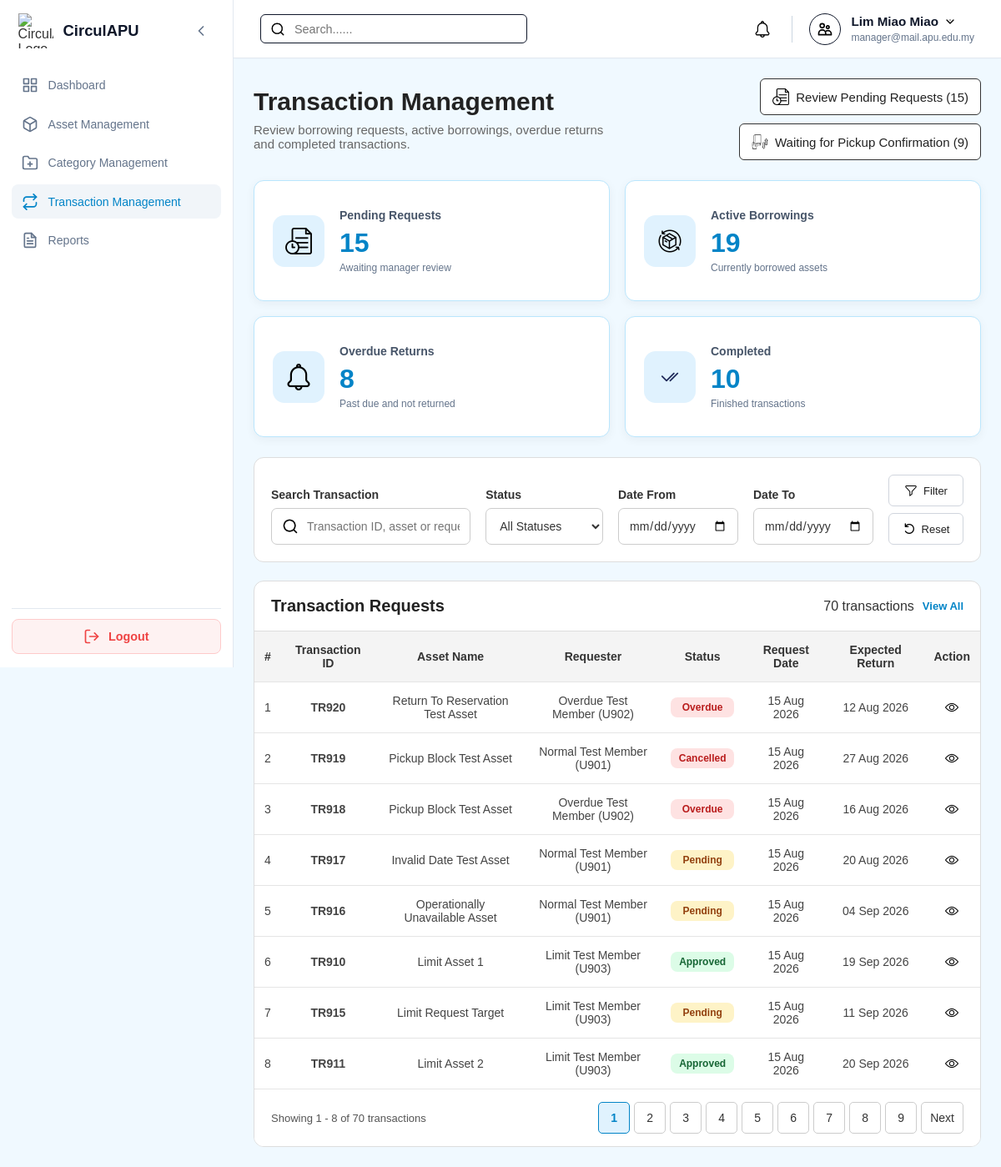
The app's page /Manager/manager_transactions.php (signed in) with its own data.
### tables this page shows
CREATE TABLE `transactionrequests` (
  `transactionID` varchar(10) NOT NULL,
  `assetID` varchar(10) NOT NULL,
  `requesterID` varchar(10) NOT NULL,
  `requestDate` timestamp NOT NULL DEFAULT current_timestamp(),
  `requestStatus` enum('Pending','Approved','In Progress','Completed','Cancelled','Rejected','Overdue') NOT NULL DEFAULT 'Pending',
  `managerRemark` varchar(255) DEFAULT NULL,
  `decisionDate` timestamp NULL DEFAULT NULL,
  `requestMessage` varchar(255) DEFAULT NULL
);

CREATE TABLE `assets` (
  `assetID` varchar(10) NOT NULL,
  `ownerID` varchar(10) NOT NULL,
  `categoryID` varchar(10) NOT NULL,
  `assetName` varchar(150) NOT NULL,
  `description` varchar(255) DEFAULT NULL,
  `assetCondition` enum('New','Like New','Good','Fair','Poor') NOT NULL,
  `imageURL` varchar(255) DEFAULT NULL,
  `availabilityStatus` enum('Available','Reserved','Borrowed','Unavailable') NOT NULL,
  `listingStatus` enum('Draft','Pending Review','Ready for Verification','Approved','Published','Rejected','Removed') NOT NULL,
  `createdDate` timestamp NOT NULL DEFAULT current_timestamp(),
  `updatedDate` timestamp NULL DEFAULT NULL ON UPDATE current_timestamp(),
  `verificationStatus` enum('Pending','Approved','Rejected') NOT NULL
);

CREATE TABLE `user` (
  `userID` varchar(10) NOT NULL,
  `name` varchar(100) NOT NULL,
  `email` varchar(100) NOT NULL,
  `password` varchar(255) NOT NULL,
  `role` enum('Member','Auditor','Manager','Admin') NOT NULL DEFAULT 'Member',
  `status` enum('Active','Suspended','Deleted') NOT NULL DEFAULT 'Active',
  `ecopoint` int(11) NOT NULL DEFAULT 0,
  `dateCreated` timestamp NOT NULL DEFAULT current_timestamp()
);

### Manager/manager_transactions.php (the view, shortened to what this page needs)
<?php
require_once '../db.php';
function e($v): string { return htmlspecialchars((string)$v, ENT_QUOTES, 'UTF-8'); }
function showDate($v): string { return $v && strtotime($v) ? date('d M Y', strtotime($v)) : '-'; }
function pickupPriority($pickup,string $requestStatus): array {
    if($requestStatus!=='Pending'||!$pickup||!strtotime($pickup))return ['', ''];
    return ['', ''];
}
function pageURL($p): string {
    $q = $_GET; $q['page'] = $p;
    return 'manager_transactions.php?' . http_build_query($q);
}
function viewAllURL(bool $viewAll): string {
    $q=$_GET; unset($q['page']);
    if($viewAll) unset($q['viewAll']); else $q['viewAll']='1';
    $query=http_build_query($q);
    return 'manager_transactions.php'.($query?'?'.$query:'');
}
$search = trim($_GET['search'] ?? '');
$status = trim($_GET['requestStatus'] ?? '');
$dateFrom = trim($_GET['dateFrom'] ?? '');
$dateTo = trim($_GET['dateTo'] ?? '');
$activeOnly = ($_GET['active'] ?? '') === '1';
$activeTransaction = ($_GET['activeTransaction'] ?? '') === '1';
$pickupOnly = ($_GET['pickup'] ?? '') === '1';
$viewAll = ($_GET['viewAll'] ?? '') === '1';
$transactions=[];$nextPending=$nextPickup='';
$stats=['pending'=>0,'urgent'=>0,'pickup'=>0,'active'=>0,'overdue'=>0,'completed'=>0];
$error='';
$perPage = $viewAll ? 100000 : 8;
$page = max(1, (int)($_GET['page'] ?? 1));
$total = $offset = 0; $totalPages = 1;
try {
    $conn->set_charset('utf8mb4');
    $row = $conn->query("
        SELECT
            (SELECT COUNT(*) FROM transactionrequests WHERE requestStatus='Pending') pending,
            (SELECT COUNT(DISTINCT t.transactionID) FROM transactionrequests t
             JOIN borrowings b ON b.transactionID=t.transactionID
             WHERE t.requestStatus='Pending' AND DATE(b.borrowDate)=CURDATE()) urgent,
            (SELECT COUNT(*) FROM transactionrequests t
             JOIN borrowings b ON b.transactionID=t.transactionID
             JOIN assets a ON a.assetID=t.assetID
             WHERE t.requestStatus='Approved'
             AND b.actualReturnDate IS NULL
             AND b.borrowingStatus='Approved'
             AND CURDATE() BETWEEN DATE(b.borrowDate) AND DATE(b.expectedReturnDate)
             AND a.availabilityStatus<>'Unavailable'
) pickup,
            (SELECT COUNT(*) FROM borrowings
             WHERE actualReturnDate IS NULL AND borrowingStatus IN ('Borrowed','Active','Overdue')) active,
            (SELECT COUNT(*) FROM borrowings
             WHERE DATE(expectedReturnDate)<CURDATE() AND actualReturnDate IS NULL
             AND borrowingStatus IN ('Borrowed','Active','Overdue')) overdue,
            (SELECT COUNT(*) FROM transactionrequests WHERE requestStatus='Completed') completed,
            (SELECT t.transactionID
             FROM transactionrequests t
             LEFT JOIN borrowings b ON b.transactionID=t.transactionID
             WHERE t.requestStatus='Pending'
             ORDER BY CASE
                 WHEN DATE(b.borrowDate)=CURDATE() THEN 0
                 WHEN DATE(b.borrowDate)=DATE_ADD(CURDATE(),INTERVAL 1 DAY) THEN 1
                 WHEN DATE(b.borrowDate)>CURDATE() THEN 2
                 ELSE 3
             END,
             CASE WHEN DATE(b.borrowDate)>=CURDATE() THEN DATE(b.borrowDate) END ASC,
             t.requestDate ASC
             LIMIT 1) nextPending,
            (SELECT t.transactionID
             FROM transactionrequests t
             JOIN borrowings b ON b.transactionID=t.transactionID
             JOIN assets a ON a.assetID=t.assetID
             WHERE t.requestStatus='Approved'
             AND b.actualReturnDate IS NULL
             AND b.borrowingStatus='Approved'
             AND CURDATE() BETWEEN DATE(b.borrowDate) AND DATE(b.expectedReturnDate)
             AND a.availabilityStatus<>'Unavailable'
             ORDER BY DATE(b.borrowDate) ASC,t.requestDate ASC
             LIMIT 1) nextPickup
    ")->fetch_assoc();
    foreach ($stats as $k => $v) $stats[$k]=(int)($row[$k]??0);
    $nextPending=$row['nextPending']??'';
    $nextPickup=$row['nextPickup']??'';
    $where = []; $params = []; $types = '';
    $overdueSQL = "EXISTS(
        SELECT 1 FROM borrowings b
        WHERE b.transactionID=t.transactionID
        AND DATE(b.expectedReturnDate)<CURDATE()
        AND b.actualReturnDate IS NULL
        AND b.borrowingStatus IN ('Borrowed','Active','Overdue')
    )";
    $whereSQL = $where ? 'WHERE ' . implode(' AND ', $where) : '';
    if (!$error) {
        $stmt = $conn->prepare("SELECT COUNT(*) total
            FROM transactionrequests t
            JOIN assets a ON t.assetID=a.assetID
            JOIN user u ON t.requesterID=u.userID
            $whereSQL");
        $stmt->execute(); $total = (int)$stmt->get_result()->fetch_assoc()['total']; $stmt->close();
        $totalPages = max(1, (int)ceil($total / $perPage));
        $page = min($page, $totalPages); $offset = ($page - 1) * $perPage;
        $order=$pickupOnly?'pickupDate ASC,t.requestDate ASC':($status==='Pending'?"CASE WHEN DATE(pickupDate)=CURDATE() THEN 0 WHEN DATE(pickupDate)=DATE_ADD(CURDATE(),INTERVAL 1 DAY) THEN 1 WHEN DATE(pickupDate)>CURDATE() THEN 2 ELSE 3 END, CASE WHEN DATE(pickupDate)>=CURDATE() THEN DATE(pickupDate) END ASC, t.requestDate ASC":'t.requestDate DESC');
        $stmt = $conn->prepare("
            SELECT t.transactionID,t.requestDate,t.requestStatus,a.assetName,
                   u.userID requesterID,u.name requesterName,
                   (SELECT MAX(b.borrowDate) FROM borrowings b WHERE b.transactionID=t.transactionID) pickupDate,
                   (SELECT MAX(b.expectedReturnDate) FROM borrowings b WHERE b.transactionID=t.transactionID) dueDate,
                   $overdueSQL isOverdue
            FROM transactionrequests t
            JOIN assets a ON t.assetID=a.assetID
            JOIN user u ON t.requesterID=u.userID
            $whereSQL
            ORDER BY $order LIMIT ? OFFSET ?
        ");
        $list = [...$params, $perPage, $offset];
        $stmt->bind_param($types . 'ii', ...$list);
        $stmt->execute(); $transactions = $stmt->get_result()->fetch_all(MYSQLI_ASSOC); $stmt->close();
    }
} catch (Throwable $ex) {
    error_log($ex->getMessage());
    $error = 'Unable to load transaction records. Please try again.';
}
$start = $total ? $offset + 1 : 0;
$end = min($offset + $perPage, $total);
$listTitle=$pickupOnly?'Waiting for Pickup Confirmation':($status==='Pending'?'Pending Requests':'Transaction Requests');
$resetURL=$pickupOnly?'manager_transactions.php?pickup=1':($status==='Pending'?'manager_transactions.php?requestStatus=Pending':'manager_transactions.php');
$back=http_build_query(array_filter([
    'search'=>$search,'requestStatus'=>$status,'dateFrom'=>$dateFrom,'dateTo'=>$dateTo,
    'active'=>$activeOnly?'1':'','activeTransaction'=>$activeTransaction?'1':'',
    'pickup'=>$pickupOnly?'1':'','viewAll'=>$viewAll?'1':'','page'=>$page
],fn($v)=>$v!==''&&$v!==1));
$backParam=$back?'&back='.rawurlencode($back):'';
?>
<!DOCTYPE html>
<html lang="en">
<head>
<link rel="stylesheet" href="../style.css"><link rel="stylesheet" href="manager_style.css?v=<?=filemtime(__DIR__.'/manager_style.css')?>"><link rel="stylesheet" href="manager_mobile.css">
</head>
<body class="role-manager">
<div class="dashboard-container">
<?php include '../sidebar.php'; ?><div class="main-content"><?php include '../header.php'; ?>
<main class="page-body">
<section class="management-heading management-heading-action">
<div class="management-heading-text">
<h1>Transaction Management</h1>
<p>Review borrowing requests, active borrowings, overdue returns and completed transactions.</p>
</div>
<?php if($nextPending||$nextPickup):?>
<div class="transaction-heading-actions">
<?php if($nextPending):?>
<a href="manager_transaction_view.php?transactionID=<?=e($nextPending)?>&from=pending" class="management-create-btn">
<img src="../assets/icons/pendingVerification.png" alt="">
<?=$stats['urgent']>0?'Review Urgent Requests ('.$stats['urgent'].')':'Review Pending Requests ('.$stats['pending'].')'?>
</a>
<?php endif;?>
<?php if($nextPickup):?>
<a href="manager_transactions.php?pickup=1" class="management-create-btn">
<img src="../assets/icons/borrowed-assets.png" alt="">
Waiting for Pickup Confirmation (<?=$stats['pickup']?>)
</a>
<?php endif;?>
</div>
<?php endif;?>
</section>
<section class="stats-grid">
<a href="manager_transactions.php?requestStatus=Pending" class="stat-card">
<div class="stat-icon"><img src="../assets/icons/pendingVerification.png" alt=""></div>
<div class="stat-content"><h3>Pending Requests</h3><strong class="stat-value"><?= $stats['pending'] ?></strong><p class="stat-description">Awaiting manager review</p></div>
</a>
<a href="manager_borrowed_assets.php" class="stat-card">
<div class="stat-icon"><img src="../assets/icons/active-transactions.png" alt=""></div>
<div class="stat-content"><h3>Active Borrowings</h3><strong class="stat-value"><?= $stats['active'] ?></strong><p class="stat-description">Currently borrowed assets</p></div>
</a>
<a href="manager_borrowed_assets.php?status=Overdue" class="stat-card">
<div class="stat-icon"><img src="../assets/icons/notification.png" alt=""></div>
<div class="stat-content"><h3>Overdue Returns</h3><strong class="stat-value"><?= $stats['overdue'] ?></strong><p class="stat-description">Past due and not returned</p></div>
</a>
<a href="manager_transactions.php?requestStatus=Completed" class="stat-card">
<div class="stat-icon"><img src="../assets/icons/mark_as_read.png" alt=""></div>
<div class="stat-content"><h3>Completed</h3><strong class="stat-value"><?= $stats['completed'] ?></strong><p class="stat-description">Finished transactions</p></div>
</a>
</section>
<?php if(!$transactions):?>
<div class="mobile-empty-card">No transaction requests found.</div>
<?php else:foreach($transactions as $t):
[$priorityLabel,$priorityClass]=pickupPriority($t['pickupDate'],$t['requestStatus']);?>
<?php endforeach;endif;?>
<section class="management-filter desktop-transaction-filter">
<form method="GET">
<div class="management-filter-group search">
<label for="search">Search Transaction</label>
<div class="management-search-input"><img src="../assets/icons/search.png" alt="">
<input id="search" name="search" value="<?= e($search) ?>" placeholder="Transaction ID, asset or requester"></div>
</div>
<?php if(!$pickupOnly):?>
<div class="management-filter-group">
<label for="requestStatus">Status</label>
<select id="requestStatus" name="requestStatus">
<option value="">All Statuses</option>
</select>
</div>
<?php endif;?>
<div class="management-filter-group"><label for="dateFrom"><?=$pickupOnly?'Pickup From':'Date From'?></label><input type="date" id="dateFrom" name="dateFrom" value="<?= e($dateFrom) ?>"></div>
<div class="management-filter-group"><label for="dateTo"><?=$pickupOnly?'Pickup To':'Date To'?></label><input type="date" id="dateTo" name="dateTo" value="<?= e($dateTo) ?>"></div>
<div class="management-filter-buttons">
<button type="submit" class="management-filter-btn"><img src="../assets/icons/filter.png" alt=""> Filter</button>
<a href="<?=e($resetURL)?>" class="management-reset-btn"><img src="../assets/icons/reset.png" alt=""> Reset</a>
</div>
</form>
</section>
<section class="management-list desktop-transaction-list">
<div class="management-list-header">
<h2><?=e($listTitle)?></h2>
<div class="transaction-list-meta">
<span><?= $total ?> transaction<?= $total===1?'':'s' ?></span>
<a href="<?=e(viewAllURL($viewAll))?>"><?=$viewAll?'Paginated View':'View All'?></a>
</div>
</div>
<div class="management-table-wrapper">
<table class="management-table">
<thead><tr><th>#</th><th>Transaction ID</th><th>Asset Name</th><th>Requester</th><th>Status</th><th><?=$pickupOnly||$status==='Pending'?'Pickup Date':'Request Date'?></th><th>Expected Return</th><th>Action</th></tr></thead>
<tbody>
<?php if (!$transactions): ?>
<tr><td colspan="8" class="management-empty-state">No transaction requests found.</td></tr>
<?php else: foreach ($transactions as $i => $t): $displayStatus=$pickupOnly?'Awaiting Pickup':($t['isOverdue']?'Overdue':$t['requestStatus']); [$priorityLabel,$priorityClass]=pickupPriority($t['pickupDate'],$t['requestStatus']); ?>
<tr>
<td><?= $offset + $i + 1 ?></td>
<td><strong><?= e($t['transactionID']) ?></strong></td>
<td><?= e($t['assetName']) ?></td>
<td><?= e($t['requesterName'] . ' (' . $t['requesterID'] . ')') ?></td>
<td><span class="status-badge" data-status="<?=e($displayStatus)?>"><?=e($displayStatus)?></span><?php if($priorityLabel):?><br><span class="request-priority <?=e($priorityClass)?>"><?=e($priorityLabel)?></span><?php endif;?></td>
<td><?= e(showDate(($pickupOnly||$status==='Pending')?$t['pickupDate']:$t['requestDate'])) ?></td>
<td><?= e(showDate($t['dueDate'])) ?></td>
<td>
<?php if($pickupOnly||$status==='Pending'):?>
<a href="manager_transaction_view.php?transactionID=<?=e($t['transactionID'])?>&from=<?=rawurlencode($pickupOnly?'pickup':$status)?><?=$backParam?>" class="queue-action-link"><?=$pickupOnly?'Confirm Pickup':'Review Request'?></a>
<?php else:?>
<a href="manager_transaction_view.php?transactionID=<?=e($t['transactionID'])?><?=$status?'&from='.rawurlencode($status):''?><?=$backParam?>" class="management-action-btn"
title="<?=$t['requestStatus']==='Pending'?'Review Transaction Request':'View Transaction Details'?>">
<img src="../assets/icons/view.png" alt="View"></a>
<?php endif;?>
</td>
</tr>
<?php endforeach; endif; ?>
</tbody>
</table>
</div>
<div class="management-table-footer">
<p>Showing <?= $start ?> - <?= $end ?> of <?= $total ?> transactions</p>
<?php if (!$viewAll && $totalPages > 1): ?>
<nav class="pagination">
<?php for ($p=1; $p<=$totalPages; $p++): ?><a href="<?= e(pageURL($p)) ?>" class="<?= $p === $page ? 'active' : '' ?>"><?= $p ?></a><?php endfor; ?>
<?php if ($page < $totalPages): ?><a href="<?= e(pageURL($page + 1)) ?>">Next</a><?php endif; ?>
</nav>
<?php endif; ?>
</div>
</section>
</main>
</div></div>
</body></html>

### Manager/manager_style.css (style rules this page uses)
.management-heading-action { display: flex; justify-content: space-between; align-items: center; gap: 20px; }
.management-heading-action .management-create-btn { flex-shrink: 0; }
.status-badge { display:inline-flex;align-items:center;justify-content:center; min-width:76px;padding:6px 10px;border-radius:8px; background:#f1f5f9;color:#475569;font-size:12px;font-weight:700;line-height:1;white-space:nowrap; }
.status-badge[data-status="Active"], .status-badge[data-status="Approved"], .status-badge[data-status="Completed"] { background:#dcfce7; color:#166534; }
.status-badge[data-status="Pending"] { background:#fef3c7; color:#92400e; }
.status-badge[data-status="Inactive"], .status-badge[data-status="Cancelled"], .status-badge[data-status="Overdue"] { background:#fee2e2; color:#b91c1c; }

### Manager/manager_transactions.php (style rules this page uses)
.transaction-list-meta { display:flex;align-items:center;gap:10px }
.transaction-list-meta a { color:var(--primary-color);font-size:13px;font-weight:600;text-decoration:none }
.transaction-heading-actions { display:flex;align-items:center;gap:10px;flex-wrap:wrap;justify-content:flex-end }

### records on screen
transactionrequests: i "1", transactionID "TR920", assetID.assetName "Return To Reservation Test Asset", requesterID.userID "Overdue Test Member (U902)", displayStatus "Overdue", requestDate "15 Aug 2026", dueDate "12 Aug 2026"
transactionrequests: i "2", transactionID "TR919", assetID.assetName "Pickup Block Test Asset", requesterID.userID "Normal Test Member (U901)", requestStatus "Cancelled", requestDate "15 Aug 2026", dueDate "27 Aug 2026"
transactionrequests: i "3", transactionID "TR918", assetID.assetName "Pickup Block Test Asset", requesterID.userID "Overdue Test Member (U902)", displayStatus "Overdue", requestDate "15 Aug 2026", dueDate "16 Aug 2026"
transactionrequests: i "4", transactionID "TR917", assetID.assetName "Invalid Date Test Asset", requesterID.userID "Normal Test Member (U901)", requestStatus "Pending", requestDate "15 Aug 2026", dueDate "20 Aug 2026"
transactionrequests: i "5", transactionID "TR916", assetID.assetName "Operationally Unavailable Asset", requesterID.userID "Normal Test Member (U901)", requestStatus "Pending", requestDate "15 Aug 2026", dueDate "04 Sep 2026"
transactionrequests: i "6", transactionID "TR910", assetID.assetName "Limit Asset 1", requesterID.userID "Limit Test Member (U903)", requestStatus "Approved", requestDate "15 Aug 2026", dueDate "19 Sep 2026"
transactionrequests: i "7", transactionID "TR915", assetID.assetName "Limit Request Target", requesterID.userID "Limit Test Member (U903)", requestStatus "Pending", requestDate "15 Aug 2026", dueDate "11 Sep 2026"
transactionrequests: i "8", transactionID "TR911", assetID.assetName "Limit Asset 2", requesterID.userID "Limit Test Member (U903)", requestStatus "Approved", requestDate "15 Aug 2026", dueDate "20 Sep 2026"

### other values on screen
$user_name "Lim Miao Miao"
$user_email "manager@mail.apu.edu.my"
$stats['pending'] "15"
$stats['pickup'] "9"
$stats['active'] "19"
$stats['overdue'] "8"
$stats['completed'] "10"
$listTitle "Transaction Requests"
$total "70"
$start "1"
$end "8"
